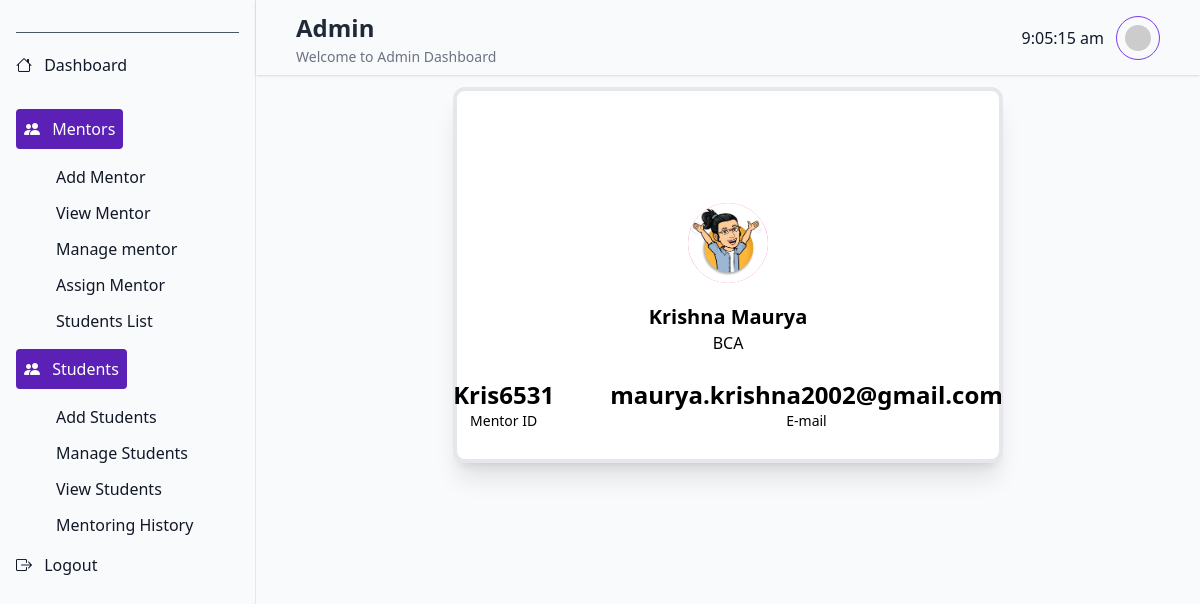
Page /admin/mentor_profile.php?viewid=12 on the committed database.
### tables this page shows
CREATE TABLE `mentorlist` (
  `id` int(10) UNSIGNED NOT NULL,
  `fullname` varchar(30) NOT NULL,
  `department` varchar(30) NOT NULL,
  `usertype` varchar(30) NOT NULL,
  `mentor_id` varchar(50) DEFAULT NULL,
  `email` varchar(255) NOT NULL,
  `password` varchar(255) NOT NULL,
  `otp` int(11) NOT NULL
);

### admin/mentor_profile.php (the view, shortened to what this page needs)
<?php
    $host="localhost";
    $user="root";
    $password="";
    $db="oms1";
    $conn=mysqli_connect($host,$user,$password,$db);
    $eid=$_GET['viewid'];
    $sql=mysqli_query($conn,"Select * from `mentorlist` where id='$eid'");
    $result=mysqli_fetch_array($sql);
?>
<!DOCTYPE html>
<html lang="en">
<head>
    <link rel="stylesheet" href="https://cdn.jsdelivr.net/npm/bootstrap-icons@1.3.0/font/bootstrap-icons.css">
    <script src="https://cdn.tailwindcss.com"></script>
</head>
<body>
    <div class="w-full min-h-screen font-sans text-gray-900 bg-gray-50 flex">
        <?php
        @include 'a_nav.php';
        ?>
        <main class="flex-1">
        <?php
        @include 'head.php';
        ?>
        <div class="p-3">
<div class="dark:!bg-navy-800 shadow-xl shadow-violate-500 rounded-xl border-4 relative mx-auto flex h-full w-full max-w-[550px] flex-col items-center bg-white bg-cover bg-clip-border p-[16px] dark:text-white dark:shadow-none">
  <div class="relative mt-1 flex h-32 w-full justify-center rounded-xl bg-cover" style='background-image: url("https://i.ibb.co/FWggPq1/banner.png");'>
    <div class="absolute -bottom-12 flex h-[88px] w-[88px] items-center justify-center rounded-full border-[4px] border-white bg-pink-400">
        <img class="h-full w-full rounded-full" src="../admin/img/profile/logo.jpg" alt="" />
    </div>
  </div>
  <div class="mt-16 flex flex-col items-center">
    <h4 class="text-xl font-bold text-black"><?php echo $result['fullname'].'';?></h4>
    <p class="text-base font-normal text-black"><?php echo $result['department'];?></p>
  </div>
  <div class="mt-6 mb-3 flex gap-4 md:!gap-14">
    <div class="flex flex-col items-center justify-center">
      <h3 class=" text-2xl font-bold text-black"><?php echo $result['mentor_id'];?></h3>
      <p class=" text-sm font-normal text-black">Mentor ID</p>
    </div>
    <div class="flex flex-col items-center justify-center">
      <h3 class=" text-2xl font-bold text-black"><?php echo $result['email'];?></h3>
      <p class=" text-sm font-normal text-black">E-mail</p>
    </div>
  </div>
</div>
</div>
    </main>
</body>
</html>

### rows in the picture
mentorlist: fullname "Krishna Maurya", department "BCA", mentor "Kris6531", email "maurya.krishna2002@gmail.com"
